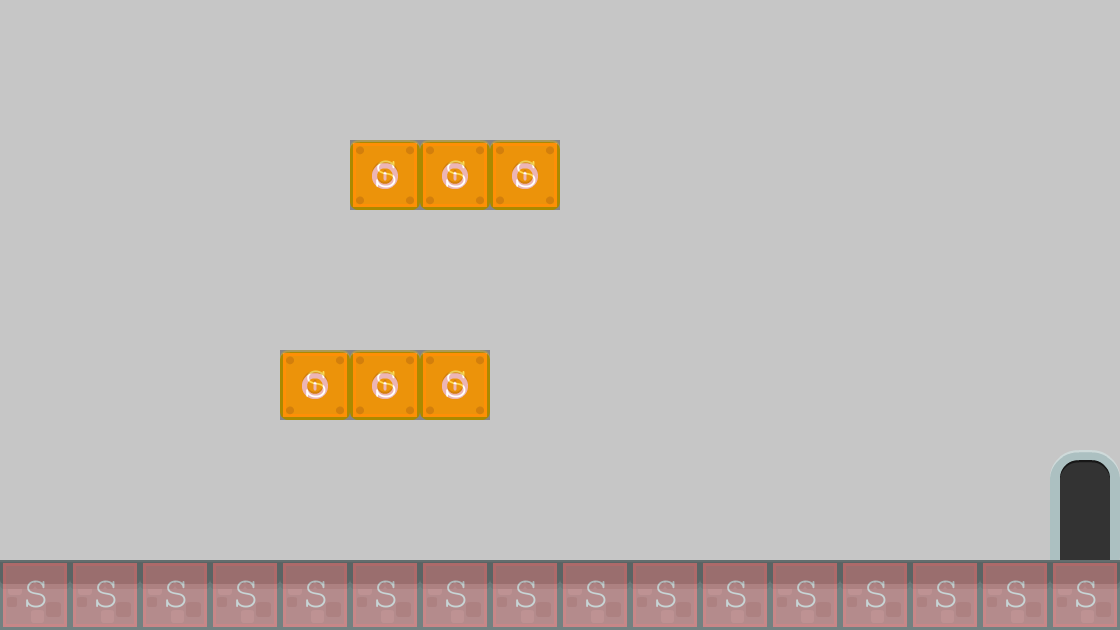

Below is a game level as drawn by its tile map, then a one-line description and the .tmx that defines it (tile-layer data replaced by summaries):
An orthogonal 16x9 tile map with 70x70 px tiles, 2 tile layers (Background, collision), 2 tilesets and 22 objects (20x BadGuy, levelTrigger).

<map version="1.0" orientation="orthogonal" renderorder="right-down" width="16" height="9" tilewidth="70" tileheight="70" backgroundcolor="#c6c6c6">
 <properties>
  <property name="type" value="solid" />
 </properties>
 <tileset firstgid="1" name="background-tiles" tilewidth="70" tileheight="70">
  <image source="../img/background-tiles.png" width="910" height="910" />
 </tileset>
 <tileset firstgid="170" name="meta-tiles" tilewidth="70" tileheight="70">
  <image source="../img/meta-tiles.png" width="350" height="70" />
  <tile id="4">
   <properties>
    <property name="type" value="solid" />
   </properties>
  </tile>
 </tileset>
 <layer name="Background" width="16" height="9">
  <data>[144 cells, 24 non-empty, 4 distinct tile ids]</data>
 </layer>
 <layer name="collision" width="16" height="9" opacity="0.33">
  <data>[144 cells, 22 non-empty, 1 distinct tile ids]</data>
 </layer>
 <objectgroup name="trigger-entities">
  <object name="levelTrigger" x="1048" y="450" width="72" height="116">
   <properties>
    <property name="level" value="CollinLevel03" />
    <property name="xSpawn" value="0" />
    <property name="ySpawn" value="0" />
   </properties>
  </object>
 </objectgroup>
 <objectgroup name="EnemyEntities">
  <object name="BadGuy" x="760" y="508" width="126" height="46" />
  <object name="BadGuy" x="682" y="460" width="110" height="68" />
  <object name="BadGuy" x="620" y="500" width="118" height="58" />
  <object name="BadGuy" x="858" y="504" width="102" height="56" />
  <object name="BadGuy" x="812" y="484" width="146" height="68" />
  <object name="BadGuy" x="932" y="470" width="68" height="86" />
  <object name="BadGuy" x="552" y="478" width="124" height="80" />
  <object x="628" y="460" width="74" height="80" />
  <object name="BadGuy" x="606" y="444" width="100" height="78" />
  <object name="BadGuy" x="776" y="470" width="86" height="70" />
  <object name="BadGuy" x="650" y="472" width="142" height="66" />
  <object name="BadGuy" x="838" y="514" width="110" height="32" />
  <object name="BadGuy" x="816" y="480" width="134" height="48" />
  <object name="BadGuy" x="142" y="498" width="110" height="50" />
  <object name="BadGuy" x="202" y="514" width="102" height="40" />
  <object name="BadGuy" x="286" y="524" width="96" height="24" />
  <object name="BadGuy" x="358" y="532" width="258" height="24" />
  <object name="BadGuy" x="480" y="512" width="250" height="40" />
  <object name="BadGuy" x="586" y="488" width="208" height="64" />
  <object name="BadGuy" x="512" y="504" width="258" height="42" />
  <object name="BadGuy" x="406" y="496" width="338" height="56" />
 </objectgroup>
</map>
